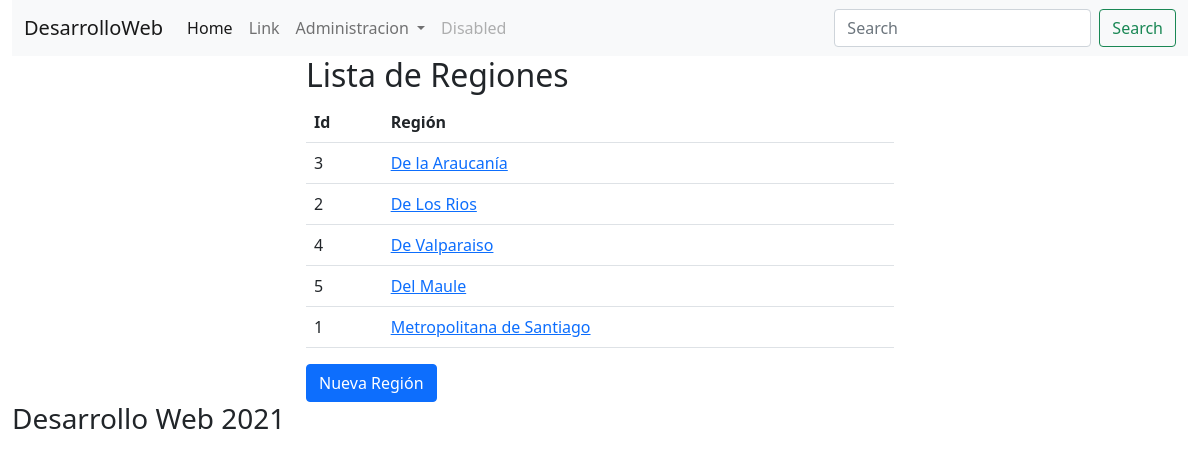
The page /regiones/index.php on the database its author committed.
### tables this page shows
CREATE TABLE `regiones` (
  `id` int NOT NULL AUTO_INCREMENT,
  `nombre` varchar(255) NOT NULL,
  `created_at` datetime DEFAULT NULL,
  `updated_at` datetime DEFAULT NULL,
  PRIMARY KEY (`id`)
);

### regiones/index.php (the view, shortened to what this page needs)
<?php
    require('../class/conexion.php');
    $res = $mbd->query("SELECT id, nombre FROM regiones ORDER BY nombre");
    $regiones = $res->fetchall();
?>
<!DOCTYPE html>
<html lang="en">
<head>
    <link href="https://cdn.jsdelivr.net/npm/bootstrap@5.0.0-beta3/dist/css/bootstrap.min.css" rel="stylesheet">
</head>
<body>
    <div class="container-fluid">
        <header>
            <?php include('../partials/menu.php'); ?>
        </header>
        <section>
            <div class="col-md-6 offset-md-3">
                <h2>Lista de Regiones</h2>
                <?php if(isset($regiones) && count($regiones)): ?>
                    <table class="table table-hover">
                        <tr>
                            <th>Id</th>
                            <th>Región</th>
                        </tr>
                        <?php foreach($regiones as $region): ?>
                            <tr>
                                <td> <?php echo $region['id']; ?> </td>
                                <td>
                                    <a href="show.php?id=<?php echo $region['id']; ?>">
                                        <?php echo $region['nombre']; ?>
                                    </a>
                                </td>
                            </tr>
                        <?php endforeach; ?>
                    </table>
                <?php else: ?>
                    <p class="text-info">
                        No hay regiones registradas
                    </p>
                <?php endif; ?>
                <a href="add.php" class="btn btn-primary"> Nueva Región </a>
            </div>
        </section>
        <footer>
            <h3>Desarrollo Web 2021</h3>
        </footer>
    </div>
</body>
</html>

### rows shown on the page
regiones: id "3", nombre "De la Araucanía"
regiones: id "2", nombre "De Los Rios"
regiones: id "4", nombre "De Valparaiso"
regiones: id "5", nombre "Del Maule"
regiones: id "1", nombre "Metropolitana de Santiago"
